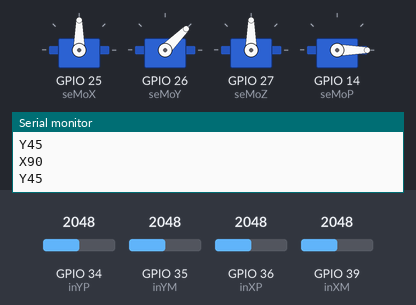
Recording of a sketch running on a simulated ESP32. On the bench: 4 × servo, the last lines printed to the serial monitor. The inputs (shaded band) are chosen by the test bench; at power-on: GPIO 34 (inYP) = 2048, GPIO 35 (inYM) = 2048, GPIO 36 (inXP) = 2048, GPIO 39 (inXM) = 2048.

Above: at 2.7 s.
2.8 s: GPIO 34 (inYP) set to 2185
4.3 s: GPIO 34 (inYP) set to 2299
At 4.67 s:
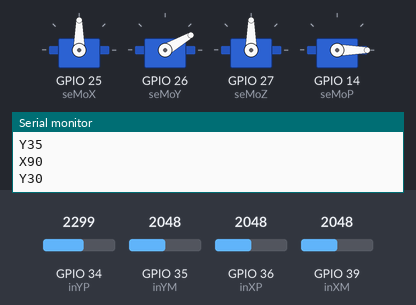
At 5.8 s:
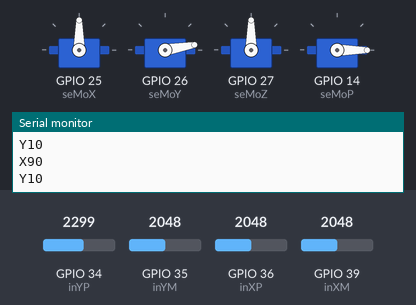
7.3 s: GPIO 35 (inYM) set to 2428
8.8 s: GPIO 35 (inYM) set to 2530
At 11.3 s:
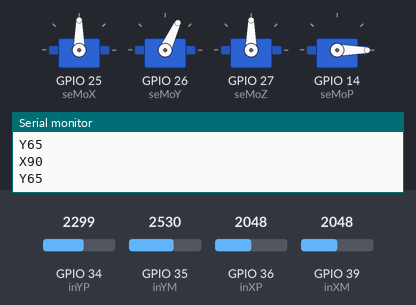
11.8 s: GPIO 36 (inXP) set to 2240
13.3 s: GPIO 36 (inXP) set to 2346
At 16.0 s:
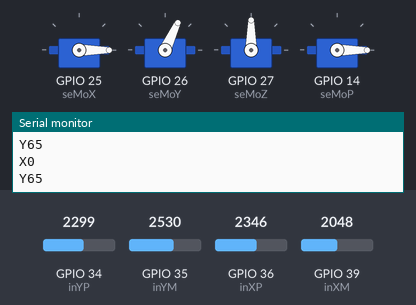
Timing chart, 0 to 17.3 s (numbered marks = the images above; inputs shaded):
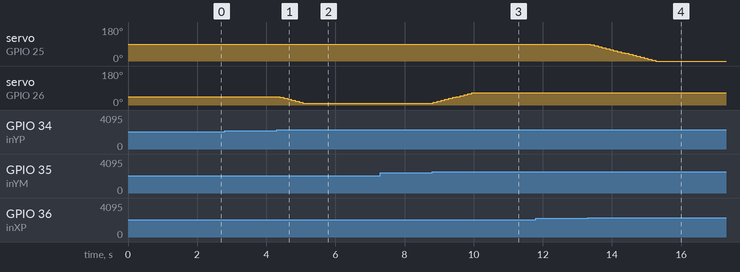

The sketch:

light_seeker_arm.ino
```cpp
#include <ESP32Servo.h>

//conexiones de las fotoresistencias
#define inXM 39 //verde
#define inXP 36 //amarillo
#define inYM 35 //blanco
#define inYP 34 //azul

//umbral de la fotorresistencia
#define umPho 250

//Pines de Servomotores
#define seMoX 25
#define seMoY 26
#define seMoZ 27
#define seMoP 14

#define maX 180
#define maY 65
#define maxP 15
#define minP 0

Servo motX;
Servo motY;
Servo motZ;
Servo pinza;

int x = 90 ,y = 45, z = 90, claw = 0;

void setup() {
  // put your setup code here, to run once:
  Serial.begin(115200);
  motX.attach(seMoX);
  motY.attach(seMoY);
  motZ.attach(seMoZ);
  pinza.attach(seMoP);

  motX.write(x);
  motY.write(y);
  motZ.write(z);
  pinza.write(claw);
  delay(500);
  Serial.println("PINZA INICIADA");
  delay(1000);
}

void loop() {
  // put your main code here, to run repeatedly:
  if(analogRead(inXP)>(analogRead(inXM)+umPho)){
    if(x>(0)) x-=5;
  }
  if(analogRead(inXM)>(analogRead(inXP)+150+umPho)){
    if(x<(170)) x+=5;
  }
  if(analogRead(inYP)>(analogRead(inYM)+umPho-50)){
    if(y>(10)) y-=5;
  }
  if(analogRead(inYM)>(analogRead(inYP)+umPho-50)){
    if(y<(maY)) y+=5;
  }

  motX.write(x);
  motZ.write(z);
  delay(10);
  motY.write(y);

  Serial.print("X");
  Serial.println(x);
  Serial.print("Y");
  Serial.println(y);
  delay(100);
}
```

Measured:
- the behaviour switches between 2248 and 2249 on GPIO 34 (inYP) (found by bisection; images 0 and 1)
- the behaviour switches between 2499 and 2500 on GPIO 35 (inYM) (found by bisection; images 2 and 3)
- the behaviour switches between 2298 and 2299 on GPIO 36 (inXP) (found by bisection; images 3 and 4)
- after the input at 4.3 s, servo on GPIO 26 (seMoY): moves from 45° to 10° over 0.67 s, starting after 0.10 s
- after the input at 8.8 s, servo on GPIO 26 (seMoY): moves from 10° to 65° over 1.1 s, starting at once
- after the input at 13.3 s, servo on GPIO 25 (seMoX): moves from 90° to 0° over 1.9 s, starting after 0.08 s
